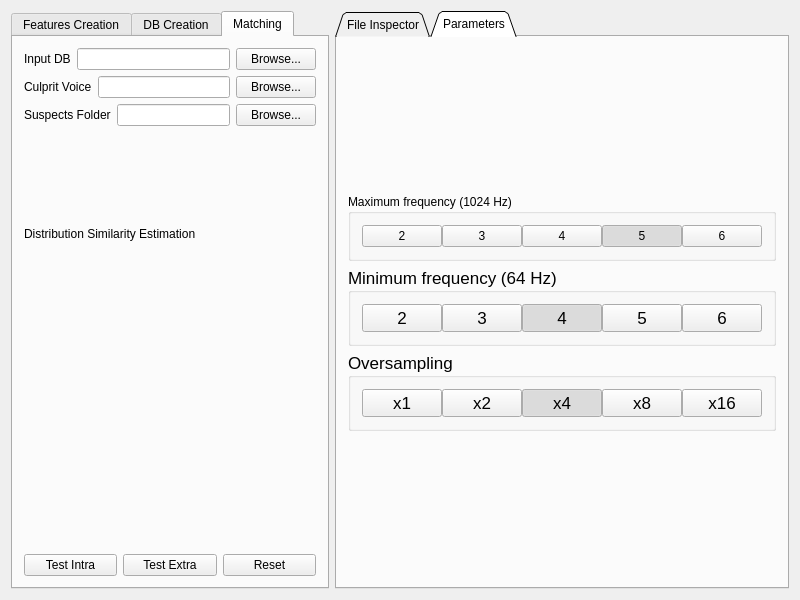
<?xml version="1.0" encoding="UTF-8"?>
<ui version="4.0">
 <class>mainWin</class>
 <widget class="QWidget" name="mainWin">
  <property name="geometry">
   <rect>
    <x>0</x>
    <y>0</y>
    <width>800</width>
    <height>600</height>
   </rect>
  </property>
  <property name="minimumSize">
   <size>
    <width>0</width>
    <height>0</height>
   </size>
  </property>
  <property name="windowTitle">
   <string>FindMinutiae</string>
  </property>
  <layout class="QGridLayout" name="gridLayout">
   <item row="0" column="1">
    <widget class="QTabWidget" name="TabOptions">
     <property name="tabPosition">
      <enum>QTabWidget::North</enum>
     </property>
     <property name="tabShape">
      <enum>QTabWidget::Triangular</enum>
     </property>
     <property name="currentIndex">
      <number>1</number>
     </property>
     <widget class="QWidget" name="TabFileInspection">
      <attribute name="title">
       <string>File Inspector</string>
      </attribute>
      <layout class="QVBoxLayout" name="verticalLayout">
       <item>
        <widget class="QComboBox" name="ComboChooseFile"/>
       </item>
       <item>
        <widget class="Ui::ChartRecWidget" name="ChartShowRec" native="true">
         <property name="sizePolicy">
          <sizepolicy hsizetype="Preferred" vsizetype="Expanding">
           <horstretch>0</horstretch>
           <verstretch>0</verstretch>
          </sizepolicy>
         </property>
        </widget>
       </item>
       <item>
        <layout class="QHBoxLayout" name="HorRecordControls">
         <item>
          <widget class="QPushButton" name="ButtonPreviousRecord">
           <property name="sizePolicy">
            <sizepolicy hsizetype="Fixed" vsizetype="Fixed">
             <horstretch>0</horstretch>
             <verstretch>0</verstretch>
            </sizepolicy>
           </property>
           <property name="minimumSize">
            <size>
             <width>0</width>
             <height>30</height>
            </size>
           </property>
           <property name="maximumSize">
            <size>
             <width>16777215</width>
             <height>30</height>
            </size>
           </property>
           <property name="text">
            <string/>
           </property>
           <property name="icon">
            <iconset>
             <normaloff>../../Resources/48x48/Prev.png</normaloff>../../Resources/48x48/Prev.png</iconset>
           </property>
          </widget>
         </item>
         <item>
          <widget class="QLabel" name="LabelRecordDescription">
           <property name="sizePolicy">
            <sizepolicy hsizetype="Fixed" vsizetype="Fixed">
             <horstretch>0</horstretch>
             <verstretch>0</verstretch>
            </sizepolicy>
           </property>
           <property name="minimumSize">
            <size>
             <width>0</width>
             <height>30</height>
            </size>
           </property>
           <property name="maximumSize">
            <size>
             <width>16777215</width>
             <height>30</height>
            </size>
           </property>
           <property name="text">
            <string>Record Description</string>
           </property>
          </widget>
         </item>
         <item>
          <widget class="QPushButton" name="ButtonNextRecord">
           <property name="sizePolicy">
            <sizepolicy hsizetype="Fixed" vsizetype="Fixed">
             <horstretch>0</horstretch>
             <verstretch>0</verstretch>
            </sizepolicy>
           </property>
           <property name="minimumSize">
            <size>
             <width>0</width>
             <height>30</height>
            </size>
           </property>
           <property name="maximumSize">
            <size>
             <width>16777215</width>
             <height>30</height>
            </size>
           </property>
           <property name="text">
            <string/>
           </property>
           <property name="icon">
            <iconset>
             <normaloff>../../Resources/48x48/Successive.png</normaloff>../../Resources/48x48/Successive.png</iconset>
           </property>
          </widget>
         </item>
        </layout>
       </item>
       <item>
        <widget class="Ui::ChartRecSpecWidget" name="ChartShowRecSpectrum" native="true">
         <property name="sizePolicy">
          <sizepolicy hsizetype="Preferred" vsizetype="Expanding">
           <horstretch>0</horstretch>
           <verstretch>0</verstretch>
          </sizepolicy>
         </property>
        </widget>
       </item>
       <item>
        <widget class="QCheckBox" name="CheckLogScale">
         <property name="text">
          <string>Log scale</string>
         </property>
         <property name="checked">
          <bool>false</bool>
         </property>
         <property name="tristate">
          <bool>false</bool>
         </property>
        </widget>
       </item>
      </layout>
     </widget>
     <widget class="QWidget" name="TabParameters">
      <attribute name="title">
       <string>Parameters</string>
      </attribute>
      <layout class="QVBoxLayout" name="verticalLayout_4">
       <item>
        <spacer name="verticalSpacer_2">
         <property name="orientation">
          <enum>Qt::Vertical</enum>
         </property>
         <property name="sizeHint" stdset="0">
          <size>
           <width>20</width>
           <height>40</height>
          </size>
         </property>
        </spacer>
       </item>
       <item>
        <widget class="QGroupBox" name="GroupBoxMaxFreq">
         <property name="sizePolicy">
          <sizepolicy hsizetype="Preferred" vsizetype="Maximum">
           <horstretch>0</horstretch>
           <verstretch>0</verstretch>
          </sizepolicy>
         </property>
         <property name="title">
          <string>Maximum frequency (1024 Hz)</string>
         </property>
         <property name="flat">
          <bool>true</bool>
         </property>
         <layout class="QHBoxLayout" name="HorRecLengthGroup">
          <property name="spacing">
           <number>0</number>
          </property>
          <item>
           <widget class="QPushButton" name="ButtonMaxFreq2">
            <property name="sizePolicy">
             <sizepolicy hsizetype="Expanding" vsizetype="Fixed">
              <horstretch>0</horstretch>
              <verstretch>0</verstretch>
             </sizepolicy>
            </property>
            <property name="text">
             <string>2</string>
            </property>
            <property name="checkable">
             <bool>true</bool>
            </property>
            <property name="autoExclusive">
             <bool>true</bool>
            </property>
            <attribute name="buttonGroup">
             <string notr="true">ButtonGroupMaxFreq</string>
            </attribute>
           </widget>
          </item>
          <item>
           <widget class="QPushButton" name="ButtonMaxFreq2_2">
            <property name="sizePolicy">
             <sizepolicy hsizetype="Expanding" vsizetype="Fixed">
              <horstretch>0</horstretch>
              <verstretch>0</verstretch>
             </sizepolicy>
            </property>
            <property name="text">
             <string>3</string>
            </property>
            <property name="checkable">
             <bool>true</bool>
            </property>
            <property name="autoExclusive">
             <bool>true</bool>
            </property>
            <attribute name="buttonGroup">
             <string notr="true">ButtonGroupMaxFreq</string>
            </attribute>
           </widget>
          </item>
          <item>
           <widget class="QPushButton" name="ButtonMaxFreq3">
            <property name="sizePolicy">
             <sizepolicy hsizetype="Expanding" vsizetype="Fixed">
              <horstretch>0</horstretch>
              <verstretch>0</verstretch>
             </sizepolicy>
            </property>
            <property name="text">
             <string>4</string>
            </property>
            <property name="checkable">
             <bool>true</bool>
            </property>
            <property name="checked">
             <bool>false</bool>
            </property>
            <property name="autoExclusive">
             <bool>true</bool>
            </property>
            <attribute name="buttonGroup">
             <string notr="true">ButtonGroupMaxFreq</string>
            </attribute>
           </widget>
          </item>
          <item>
           <widget class="QPushButton" name="ButtonMaxFreq4">
            <property name="sizePolicy">
             <sizepolicy hsizetype="Expanding" vsizetype="Fixed">
              <horstretch>0</horstretch>
              <verstretch>0</verstretch>
             </sizepolicy>
            </property>
            <property name="text">
             <string>5</string>
            </property>
            <property name="checkable">
             <bool>true</bool>
            </property>
            <property name="checked">
             <bool>true</bool>
            </property>
            <property name="autoExclusive">
             <bool>true</bool>
            </property>
            <attribute name="buttonGroup">
             <string notr="true">ButtonGroupMaxFreq</string>
            </attribute>
           </widget>
          </item>
          <item>
           <widget class="QPushButton" name="ButtonMaxFreq1">
            <property name="sizePolicy">
             <sizepolicy hsizetype="Expanding" vsizetype="Fixed">
              <horstretch>0</horstretch>
              <verstretch>0</verstretch>
             </sizepolicy>
            </property>
            <property name="text">
             <string>6</string>
            </property>
            <property name="checkable">
             <bool>true</bool>
            </property>
            <property name="autoExclusive">
             <bool>true</bool>
            </property>
            <property name="autoDefault">
             <bool>false</bool>
            </property>
            <property name="default">
             <bool>false</bool>
            </property>
            <property name="flat">
             <bool>false</bool>
            </property>
            <attribute name="buttonGroup">
             <string notr="true">ButtonGroupMaxFreq</string>
            </attribute>
           </widget>
          </item>
         </layout>
        </widget>
       </item>
       <item>
        <widget class="QGroupBox" name="GroupBoxMinFreq">
         <property name="sizePolicy">
          <sizepolicy hsizetype="Preferred" vsizetype="Maximum">
           <horstretch>0</horstretch>
           <verstretch>0</verstretch>
          </sizepolicy>
         </property>
         <property name="font">
          <font>
           <pointsize>13</pointsize>
          </font>
         </property>
         <property name="title">
          <string>Minimum frequency (64 Hz)</string>
         </property>
         <layout class="QHBoxLayout" name="horizontalLayout_4">
          <property name="spacing">
           <number>0</number>
          </property>
          <item>
           <widget class="QPushButton" name="ButtonMinFreq1">
            <property name="sizePolicy">
             <sizepolicy hsizetype="Expanding" vsizetype="Fixed">
              <horstretch>0</horstretch>
              <verstretch>0</verstretch>
             </sizepolicy>
            </property>
            <property name="text">
             <string>2</string>
            </property>
            <property name="checkable">
             <bool>true</bool>
            </property>
            <property name="autoExclusive">
             <bool>true</bool>
            </property>
            <property name="autoDefault">
             <bool>false</bool>
            </property>
            <property name="default">
             <bool>false</bool>
            </property>
            <property name="flat">
             <bool>false</bool>
            </property>
            <attribute name="buttonGroup">
             <string notr="true">ButtonGroupMinFreq</string>
            </attribute>
           </widget>
          </item>
          <item>
           <widget class="QPushButton" name="ButtonMinFreq2">
            <property name="sizePolicy">
             <sizepolicy hsizetype="Expanding" vsizetype="Fixed">
              <horstretch>0</horstretch>
              <verstretch>0</verstretch>
             </sizepolicy>
            </property>
            <property name="text">
             <string>3</string>
            </property>
            <property name="checkable">
             <bool>true</bool>
            </property>
            <property name="autoExclusive">
             <bool>true</bool>
            </property>
            <attribute name="buttonGroup">
             <string notr="true">ButtonGroupMinFreq</string>
            </attribute>
           </widget>
          </item>
          <item>
           <widget class="QPushButton" name="ButtonMinFreq3">
            <property name="sizePolicy">
             <sizepolicy hsizetype="Expanding" vsizetype="Fixed">
              <horstretch>0</horstretch>
              <verstretch>0</verstretch>
             </sizepolicy>
            </property>
            <property name="text">
             <string>4</string>
            </property>
            <property name="checkable">
             <bool>true</bool>
            </property>
            <property name="checked">
             <bool>true</bool>
            </property>
            <property name="autoExclusive">
             <bool>true</bool>
            </property>
            <attribute name="buttonGroup">
             <string notr="true">ButtonGroupMinFreq</string>
            </attribute>
           </widget>
          </item>
          <item>
           <widget class="QPushButton" name="ButtonMinFreq4">
            <property name="sizePolicy">
             <sizepolicy hsizetype="Expanding" vsizetype="Fixed">
              <horstretch>0</horstretch>
              <verstretch>0</verstretch>
             </sizepolicy>
            </property>
            <property name="text">
             <string>5</string>
            </property>
            <property name="checkable">
             <bool>true</bool>
            </property>
            <property name="checked">
             <bool>false</bool>
            </property>
            <property name="autoExclusive">
             <bool>true</bool>
            </property>
            <attribute name="buttonGroup">
             <string notr="true">ButtonGroupMinFreq</string>
            </attribute>
           </widget>
          </item>
          <item>
           <widget class="QPushButton" name="ButtonMinFreq4_2">
            <property name="sizePolicy">
             <sizepolicy hsizetype="Expanding" vsizetype="Fixed">
              <horstretch>0</horstretch>
              <verstretch>0</verstretch>
             </sizepolicy>
            </property>
            <property name="text">
             <string>6</string>
            </property>
            <property name="checkable">
             <bool>true</bool>
            </property>
            <property name="checked">
             <bool>false</bool>
            </property>
            <property name="autoExclusive">
             <bool>true</bool>
            </property>
            <attribute name="buttonGroup">
             <string notr="true">ButtonGroupMinFreq</string>
            </attribute>
           </widget>
          </item>
         </layout>
        </widget>
       </item>
       <item>
        <widget class="QGroupBox" name="GroupBoxOversampling">
         <property name="sizePolicy">
          <sizepolicy hsizetype="Preferred" vsizetype="Maximum">
           <horstretch>0</horstretch>
           <verstretch>0</verstretch>
          </sizepolicy>
         </property>
         <property name="font">
          <font>
           <pointsize>13</pointsize>
          </font>
         </property>
         <property name="title">
          <string>Oversampling</string>
         </property>
         <layout class="QHBoxLayout" name="horizontalLayout_3">
          <property name="spacing">
           <number>0</number>
          </property>
          <item>
           <widget class="QPushButton" name="ButtonOversampling1">
            <property name="sizePolicy">
             <sizepolicy hsizetype="Expanding" vsizetype="Fixed">
              <horstretch>0</horstretch>
              <verstretch>0</verstretch>
             </sizepolicy>
            </property>
            <property name="text">
             <string>x1</string>
            </property>
            <property name="checkable">
             <bool>true</bool>
            </property>
            <property name="autoExclusive">
             <bool>true</bool>
            </property>
            <attribute name="buttonGroup">
             <string notr="true">ButtonGroupOversampling</string>
            </attribute>
           </widget>
          </item>
          <item>
           <widget class="QPushButton" name="ButtonOversampling2">
            <property name="sizePolicy">
             <sizepolicy hsizetype="Expanding" vsizetype="Fixed">
              <horstretch>0</horstretch>
              <verstretch>0</verstretch>
             </sizepolicy>
            </property>
            <property name="text">
             <string>x2</string>
            </property>
            <property name="checkable">
             <bool>true</bool>
            </property>
            <property name="autoExclusive">
             <bool>true</bool>
            </property>
            <attribute name="buttonGroup">
             <string notr="true">ButtonGroupOversampling</string>
            </attribute>
           </widget>
          </item>
          <item>
           <widget class="QPushButton" name="ButtonOversampling3">
            <property name="sizePolicy">
             <sizepolicy hsizetype="Expanding" vsizetype="Fixed">
              <horstretch>0</horstretch>
              <verstretch>0</verstretch>
             </sizepolicy>
            </property>
            <property name="text">
             <string>x4</string>
            </property>
            <property name="checkable">
             <bool>true</bool>
            </property>
            <property name="checked">
             <bool>true</bool>
            </property>
            <property name="autoExclusive">
             <bool>true</bool>
            </property>
            <attribute name="buttonGroup">
             <string notr="true">ButtonGroupOversampling</string>
            </attribute>
           </widget>
          </item>
          <item>
           <widget class="QPushButton" name="ButtonOversampling4">
            <property name="sizePolicy">
             <sizepolicy hsizetype="Expanding" vsizetype="Fixed">
              <horstretch>0</horstretch>
              <verstretch>0</verstretch>
             </sizepolicy>
            </property>
            <property name="text">
             <string>x8</string>
            </property>
            <property name="checkable">
             <bool>true</bool>
            </property>
            <property name="autoExclusive">
             <bool>true</bool>
            </property>
            <attribute name="buttonGroup">
             <string notr="true">ButtonGroupOversampling</string>
            </attribute>
           </widget>
          </item>
          <item>
           <widget class="QPushButton" name="ButtonOversampling5">
            <property name="sizePolicy">
             <sizepolicy hsizetype="Expanding" vsizetype="Fixed">
              <horstretch>0</horstretch>
              <verstretch>0</verstretch>
             </sizepolicy>
            </property>
            <property name="text">
             <string>x16</string>
            </property>
            <property name="checkable">
             <bool>true</bool>
            </property>
            <property name="autoExclusive">
             <bool>true</bool>
            </property>
            <attribute name="buttonGroup">
             <string notr="true">ButtonGroupOversampling</string>
            </attribute>
           </widget>
          </item>
         </layout>
        </widget>
       </item>
       <item>
        <spacer name="verticalSpacer">
         <property name="orientation">
          <enum>Qt::Vertical</enum>
         </property>
         <property name="sizeHint" stdset="0">
          <size>
           <width>20</width>
           <height>40</height>
          </size>
         </property>
        </spacer>
       </item>
      </layout>
     </widget>
    </widget>
   </item>
   <item row="0" column="0">
    <widget class="QTabWidget" name="tabWidget">
     <property name="tabShape">
      <enum>QTabWidget::Rounded</enum>
     </property>
     <property name="currentIndex">
      <number>2</number>
     </property>
     <widget class="QWidget" name="TabIO">
      <attribute name="title">
       <string>Features Creation</string>
      </attribute>
      <layout class="QVBoxLayout" name="verticalLayout_2">
       <item>
        <layout class="QHBoxLayout" name="HorInput">
         <property name="sizeConstraint">
          <enum>QLayout::SetFixedSize</enum>
         </property>
         <item>
          <widget class="QLabel" name="LabelInput">
           <property name="text">
            <string>Input Path or File</string>
           </property>
          </widget>
         </item>
         <item>
          <widget class="Ui::LineEditDropReceiver" name="LineEditInput"/>
         </item>
         <item>
          <widget class="QPushButton" name="ButtonInputBrowse">
           <property name="text">
            <string>Browse...</string>
           </property>
          </widget>
         </item>
        </layout>
       </item>
       <item>
        <layout class="QHBoxLayout" name="HorOutput">
         <property name="sizeConstraint">
          <enum>QLayout::SetFixedSize</enum>
         </property>
         <item>
          <widget class="QLabel" name="LabelOutput">
           <property name="text">
            <string>Output Path</string>
           </property>
          </widget>
         </item>
         <item>
          <widget class="Ui::LineEditDropReceiver" name="LineEditOutput"/>
         </item>
         <item>
          <widget class="QPushButton" name="ButtonOutputBrowse">
           <property name="text">
            <string>Browse...</string>
           </property>
          </widget>
         </item>
        </layout>
       </item>
       <item>
        <layout class="QHBoxLayout" name="HorComputationControl">
         <item>
          <widget class="QPushButton" name="ButtonCompute">
           <property name="maximumSize">
            <size>
             <width>100</width>
             <height>16777215</height>
            </size>
           </property>
           <property name="text">
            <string>Compute</string>
           </property>
          </widget>
         </item>
         <item>
          <widget class="QLabel" name="LabelCompletion">
           <property name="text">
            <string>Completion</string>
           </property>
           <property name="alignment">
            <set>Qt::AlignRight|Qt::AlignTrailing|Qt::AlignVCenter</set>
           </property>
           <property name="indent">
            <number>10</number>
           </property>
          </widget>
         </item>
        </layout>
       </item>
       <item>
        <widget class="Ui::ImageSlide" name="LabelMatrixView">
         <property name="sizePolicy">
          <sizepolicy hsizetype="Expanding" vsizetype="Expanding">
           <horstretch>0</horstretch>
           <verstretch>0</verstretch>
          </sizepolicy>
         </property>
         <property name="frameShape">
          <enum>QFrame::NoFrame</enum>
         </property>
         <property name="text">
          <string/>
         </property>
         <property name="scaledContents">
          <bool>true</bool>
         </property>
         <property name="alignment">
          <set>Qt::AlignCenter</set>
         </property>
        </widget>
       </item>
       <item>
        <layout class="QHBoxLayout" name="horizontalLayout">
         <item>
          <widget class="QPushButton" name="ButtonPrevImage">
           <property name="text">
            <string/>
           </property>
          </widget>
         </item>
         <item>
          <widget class="QLabel" name="LabelImageName">
           <property name="sizePolicy">
            <sizepolicy hsizetype="Expanding" vsizetype="Preferred">
             <horstretch>0</horstretch>
             <verstretch>0</verstretch>
            </sizepolicy>
           </property>
           <property name="text">
            <string>Image Name</string>
           </property>
           <property name="alignment">
            <set>Qt::AlignCenter</set>
           </property>
          </widget>
         </item>
         <item>
          <widget class="QPushButton" name="ButtonNextImage">
           <property name="text">
            <string/>
           </property>
          </widget>
         </item>
        </layout>
       </item>
      </layout>
     </widget>
     <widget class="QWidget" name="TabDB">
      <attribute name="title">
       <string>DB Creation</string>
      </attribute>
      <layout class="QVBoxLayout" name="verticalLayout_3">
       <item>
        <layout class="QHBoxLayout" name="HorIntraDB">
         <property name="sizeConstraint">
          <enum>QLayout::SetFixedSize</enum>
         </property>
         <item>
          <widget class="QLabel" name="LabelIntraDB">
           <property name="text">
            <string>Intra-voice features</string>
           </property>
          </widget>
         </item>
         <item>
          <widget class="Ui::LineEditDropReceiver" name="LineEditIntraDB"/>
         </item>
         <item>
          <widget class="QPushButton" name="ButtonIntraBrowseDB">
           <property name="text">
            <string>Browse...</string>
           </property>
          </widget>
         </item>
        </layout>
       </item>
       <item>
        <layout class="QHBoxLayout" name="HorExtraDB">
         <property name="sizeConstraint">
          <enum>QLayout::SetFixedSize</enum>
         </property>
         <item>
          <widget class="QLabel" name="LabelExtraDB">
           <property name="text">
            <string>Extra-voice features</string>
           </property>
          </widget>
         </item>
         <item>
          <widget class="Ui::LineEditDropReceiver" name="LineEditExtraDB"/>
         </item>
         <item>
          <widget class="QPushButton" name="ButtonExtraBrowseDB">
           <property name="text">
            <string>Browse...</string>
           </property>
          </widget>
         </item>
        </layout>
       </item>
       <item>
        <widget class="QPushButton" name="ButtonCreateDatabase">
         <property name="text">
          <string>Create Database</string>
         </property>
        </widget>
       </item>
       <item>
        <widget class="Ui::DatabaseChart" name="BarSetDB" native="true">
         <property name="sizePolicy">
          <sizepolicy hsizetype="Expanding" vsizetype="Expanding">
           <horstretch>0</horstretch>
           <verstretch>0</verstretch>
          </sizepolicy>
         </property>
        </widget>
       </item>
       <item>
        <layout class="QHBoxLayout" name="horizontalLayout_2">
         <item>
          <widget class="QPushButton" name="ButtonCleanPlot">
           <property name="text">
            <string>Clean Plot</string>
           </property>
          </widget>
         </item>
         <item>
          <widget class="QPushButton" name="ButtonResetView">
           <property name="text">
            <string>Reset View</string>
           </property>
          </widget>
         </item>
        </layout>
       </item>
      </layout>
     </widget>
     <widget class="QWidget" name="TabMatching">
      <attribute name="title">
       <string>Matching</string>
      </attribute>
      <layout class="QGridLayout" name="gridLayout_3">
       <item row="2" column="0">
        <layout class="QHBoxLayout" name="HorSuspectsFolder">
         <property name="sizeConstraint">
          <enum>QLayout::SetFixedSize</enum>
         </property>
         <item>
          <widget class="QLabel" name="LabelSuspects">
           <property name="text">
            <string>Suspects Folder</string>
           </property>
          </widget>
         </item>
         <item>
          <widget class="Ui::LineEditDropReceiver" name="LineEditSuspects"/>
         </item>
         <item>
          <widget class="QPushButton" name="ButtonBrowseSuspects">
           <property name="text">
            <string>Browse...</string>
           </property>
          </widget>
         </item>
        </layout>
       </item>
       <item row="4" column="0">
        <widget class="Ui::DatabaseChart" name="BarPlotSuspects" native="true">
         <property name="sizePolicy">
          <sizepolicy hsizetype="Expanding" vsizetype="Expanding">
           <horstretch>0</horstretch>
           <verstretch>0</verstretch>
          </sizepolicy>
         </property>
        </widget>
       </item>
       <item row="5" column="0">
        <layout class="QHBoxLayout" name="HorMatching">
         <item>
          <widget class="QPushButton" name="ButtonTestIntra">
           <property name="text">
            <string>Test Intra</string>
           </property>
          </widget>
         </item>
         <item>
          <widget class="QPushButton" name="ButtonTestExtra">
           <property name="text">
            <string>Test Extra</string>
           </property>
          </widget>
         </item>
         <item>
          <widget class="QPushButton" name="ButtonResetMatching">
           <property name="text">
            <string>Reset</string>
           </property>
          </widget>
         </item>
        </layout>
       </item>
       <item row="0" column="0">
        <layout class="QHBoxLayout" name="HorInputDB_2">
         <property name="sizeConstraint">
          <enum>QLayout::SetFixedSize</enum>
         </property>
         <item>
          <widget class="QLabel" name="LabelDB">
           <property name="text">
            <string>Input DB</string>
           </property>
          </widget>
         </item>
         <item>
          <widget class="Ui::LineEditDropReceiver" name="LineEditDB"/>
         </item>
         <item>
          <widget class="QPushButton" name="ButtonBrowseDB">
           <property name="text">
            <string>Browse...</string>
           </property>
          </widget>
         </item>
        </layout>
       </item>
       <item row="1" column="0">
        <layout class="QHBoxLayout" name="HorCulprit">
         <property name="sizeConstraint">
          <enum>QLayout::SetFixedSize</enum>
         </property>
         <item>
          <widget class="QLabel" name="LabelCulprit">
           <property name="text">
            <string>Culprit Voice</string>
           </property>
          </widget>
         </item>
         <item>
          <widget class="Ui::LineEditDropReceiver" name="LineEditCulprit"/>
         </item>
         <item>
          <widget class="QPushButton" name="ButtonBrowseCulprit">
           <property name="text">
            <string>Browse...</string>
           </property>
          </widget>
         </item>
        </layout>
       </item>
       <item row="3" column="0">
        <widget class="QLabel" name="TableMatchingResults">
         <property name="sizePolicy">
          <sizepolicy hsizetype="Preferred" vsizetype="Expanding">
           <horstretch>0</horstretch>
           <verstretch>0</verstretch>
          </sizepolicy>
         </property>
         <property name="text">
          <string>Distribution Similarity Estimation</string>
         </property>
         <property name="textFormat">
          <enum>Qt::RichText</enum>
         </property>
         <property name="wordWrap">
          <bool>true</bool>
         </property>
        </widget>
       </item>
      </layout>
     </widget>
    </widget>
   </item>
  </layout>
 </widget>
 <layoutdefault spacing="6" margin="11"/>
 <customwidgets>
  <customwidget>
   <class>Ui::LineEditDropReceiver</class>
   <extends>QLineEdit</extends>
   <header location="global">GUI/LineEditDropReceiver.hpp</header>
  </customwidget>
  <customwidget>
   <class>Ui::ChartRecWidget</class>
   <extends>QWidget</extends>
   <header location="global">GUI/ChartRecWidget.hpp</header>
   <container>1</container>
  </customwidget>
  <customwidget>
   <class>Ui::ChartRecSpecWidget</class>
   <extends>QWidget</extends>
   <header location="global">GUI/ChartRecSpecWidget.hpp</header>
   <container>1</container>
  </customwidget>
  <customwidget>
   <class>Ui::ImageSlide</class>
   <extends>QLabel</extends>
   <header location="global">GUI/ImageSlide.hpp</header>
  </customwidget>
  <customwidget>
   <class>Ui::DatabaseChart</class>
   <extends>QWidget</extends>
   <header location="global">GUI/DatabaseChart.hpp</header>
   <container>1</container>
  </customwidget>
 </customwidgets>
 <resources/>
 <connections/>
 <buttongroups>
  <buttongroup name="ButtonGroupMaxFreq"/>
  <buttongroup name="ButtonGroupMinFreq"/>
  <buttongroup name="ButtonGroupOversampling"/>
 </buttongroups>
</ui>
